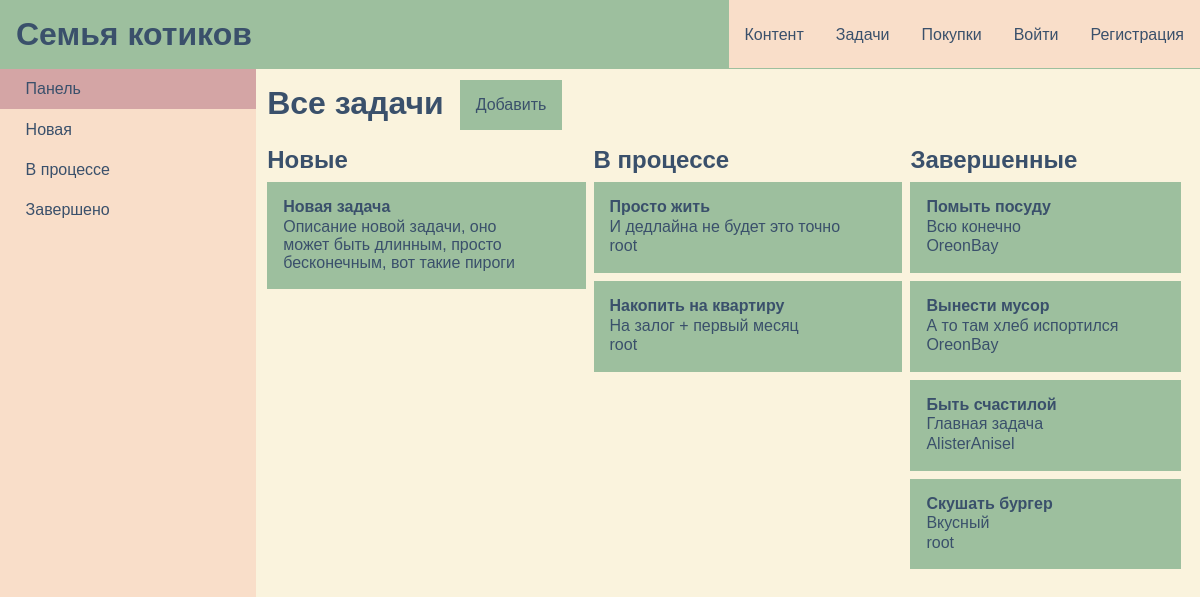
/tasks/, run on the app's committed database.
### tasks/models.py (models this page shows, shortened)
class Task(models.Model):
    class Status(models.TextChoices):
        NEW = 'new', 'Новая'
        IN_PROGRESS = 'in_progress', 'В процессе'
        COMPLETED = 'completed', 'Завершено'
    name = models.CharField(max_length=100, verbose_name="Название")
    description = models.TextField(verbose_name="Описание")
    status = models.CharField(choices=Status.choices, default=Status.NEW, max_length=100, verbose_name="Статус")
    time_created = models.DateTimeField(auto_now_add=True)
    time_updated = models.DateTimeField(auto_now=True)
    deadline = models.DateTimeField(null=True, blank=True)
    user = models.ForeignKey(get_user_model(), on_delete=models.RESTRICT, null=True, blank=True)
    def deadline_is_over(self):
        return self.deadline is not None and self.deadline < timezone.now() and self.status != 'completed'
    def get_absolute_url(self):
        return reverse('tasks:task_detail', kwargs={'pk': self.pk})

### tasks/views.py (the view)
# urls.py: path('', views.TaskListView.as_view(), name='index'),
class TaskListView(DataMixin, ListView):
    model = Task
    context_object_name = 'new_tasks'
    template_name = 'tasks/task_list.html'
    title_page = "Задачи"
    def get_queryset(self):
        return Task.objects.filter(status=Task.Status.NEW)
    def get_context_data(self, **kwargs):
        context = super().get_context_data(**kwargs)
        context['tasks_inprogress'] = Task.objects.filter(status=Task.Status.IN_PROGRESS)
        context['tasks_completed'] = Task.objects.filter(status=Task.Status.COMPLETED)
        context['selected_item'] = "all"
        return context

### tasks/utils.py (called while the page is built)
    def get_context_data(self, **kwargs):
        context = super().get_context_data(**kwargs)
        context['statuses'] = Task.Status.choices
        return context

### tasks/templates/tasks/task_list.html
{% extends 'tasks/tasks_base.html' %}
{% block main_page %}
    <div class="content_page_header">
        <h1>Все задачи</h1>
        <div class="add_content_button">
            <a href="{% url 'tasks:add_task' %}"><p>Добавить</p></a>
        </div>
    </div>
    <div class="all_tasks_dashboard">
        <div class="task_line new_tasks_line">
            <h2>Новые</h2>
            {% for task in new_tasks %}
            {% include 'tasks/task_unique.html' %}
            {% endfor %}
        </div>
        <div class="task_line ip_progress_tasks_line">
            <h2>В процессе</h2>
            {% for task in tasks_inprogress %}
            {% include 'tasks/task_unique.html' %}
            {% endfor %}
        </div>
        <div class="task_line complete_tasks_line">
            <h2>Завершенные</h2>
            {% for task in tasks_completed %}
            {% include 'tasks/task_unique.html' %}
            {% endfor %}
        </div>
    </div>
{% endblock %}

### tasks/templates/tasks/task_unique.html
<div class="task {% if task.deadline_is_over %} deadline_is_over {% else %} normal_task {% endif %}">
    <a href="{{task.get_absolute_url}}">
        <p><b>{{task.name}}</b></p>
        <p>{{task.description}}</p>
        <p>{{task.user.username}}</p>
    </a>
</div>

### content/static/content/css/main.css (style rules this page uses)
:root { --primary: #9DBF9E; --secondary: #D4A5A5; --accent: #F9DEC9; --neutral: #FAF3DD; --text: #3A506B; --warning: #E8AA8C; }
* { margin: 0; padding: 0; font-family: 'Arial', sans-serif; color: var(--text); }
html, body { height: 100%; }
html, body { display: flex; flex-direction: column; }

### content/static/content/css/content.css (style rules this page uses)
:root { --primary: #9DBF9E; --secondary: #D4A5A5; --accent: #F9DEC9; --neutral: #FAF3DD; --text: #3A506B; --warning: #E8AA8C; }
.add_content_button { width: fit-content; margin-left: 1rem; }
.add_content_button a { text-decoration: none; }
.add_content_button p { padding: 1rem; background: var(--primary); }
.content_page_header { display: flex; }
.content_page_header h1 { padding-top: 0.3rem; }

### tasks/static/tasks/css/tasks.css (style rules this page uses)
:root { --primary: #9DBF9E; --secondary: #D4A5A5; --accent: #F9DEC9; --neutral: #FAF3DD; --text: #3A506B; --warning: #E8AA8C; }
.all_tasks_dashboard { width: 100%; display: flex; flex-wrap: wrap; margin-top: 1rem; }
.task_line a { text-decoration: none; }
.task_line { flex-grow: 1; }
.task { padding: 1rem; min-width: 12rem; margin: 0.5rem; margin-left: 0; }
.task p { margin-bottom: 0.1rem; max-width: 15rem; }
.normal_task { background-color: var(--primary); }

### buyapp/static/buyapp/css/buyapp.css (style rules this page uses)
:root { --primary: #9DBF9E; --secondary: #D4A5A5; --accent: #F9DEC9; --neutral: #FAF3DD; --text: #3A506B; --warning: #E8AA8C; }

### data on the page
Task: name "Новая задача", description "Описание новой задачи, оно может быть длинным, просто бесконечным, вот такие пироги"
Task: name "Просто жить", description "И дедлайна не будет это точно", user.username "root"
Task: name "Накопить на квартиру", description "На залог + первый месяц", user.username "root"
Task: name "Помыть посуду", description "Всю конечно", user.username "OreonBay"
Task: name "Вынести мусор", description "А то там хлеб испортился", user.username "OreonBay"
Task: name "Быть счастилой", description "Главная задача", user.username "AlisterAnisel"
Task: name "Скушать бургер", description "Вкусный", user.username "root"

### other printed values
{{ status }} "Новая" "В процессе" "Завершено"
